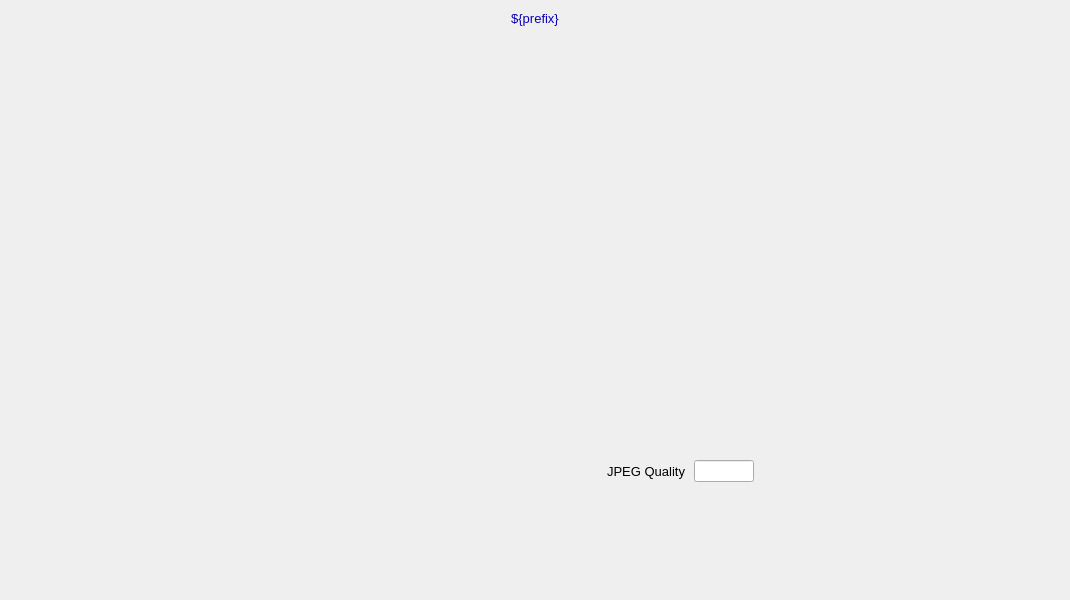
<?xml version="1.0" ?>
<ui version="4.0">
  <class>Dialog</class>
  <widget class="QWidget" name="screen">
    <property name="geometry">
      <rect>
        <x>164</x>
        <y>158</y>
        <width>1070</width>
        <height>600</height>
      </rect>
    </property>
    <property name="styleSheet">
      <string notr="true">QWidget#screen {
  color: rgb(0, 0, 0);
  background-color: rgb(187, 187, 187);
  }</string>
    </property>
    <property name="windowTitle">
      <string>NDFileJPEG</string>
    </property>
    <widget class="PyDMDrawingRectangle" name="rectangle">
      <property name="geometry">
        <rect>
          <x>0</x>
          <y>5</y>
          <width>1070</width>
          <height>26</height>
        </rect>
      </property>
      <property name="brush" stdset="0">
        <brush brushstyle="SolidPattern">
          <color alpha="255">
            <red>218</red>
            <green>218</green>
            <blue>218</blue>
          </color>
        </brush>
      </property>
      <property name="penStyle" stdset="0">
        <enum>Qt::SolidLine</enum>
      </property>
      <property name="penColor" stdset="0">
        <color>
          <red>218</red>
          <green>218</green>
          <blue>218</blue>
        </color>
      </property>
      <property name="penWidth" stdset="0">
        <double>0</double>
      </property>
      <property name="penCapStyle" stdset="0">
        <enum>Qt::FlatCap</enum>
      </property>
      <property name="toolTip">
        <string>rectangle</string>
      </property>
    </widget>
    <widget class="QLabel" name="text">
      <property name="geometry">
        <rect>
          <x>0</x>
          <y>6</y>
          <width>1070</width>
          <height>25</height>
        </rect>
      </property>
      <property name="text">
        <string>${prefix}</string>
      </property>
      <property name="font" stdset="0">
        <font>
          <pointsize>10</pointsize>
        </font>
      </property>
      <property name="brush" stdset="0">
        <brush brushstyle="SolidPattern">
          <color alpha="255">
            <red>10</red>
            <green>0</green>
            <blue>184</blue>
          </color>
        </brush>
      </property>
      <property name="toolTip">
        <string>text</string>
      </property>
      <property name="alignment">
        <set>Qt::AlignCenter</set>
      </property>
      <property name="styleSheet">
        <string notr="true">QLabel#text {
  color: rgb(10, 0, 184);
  }</string>
      </property>
    </widget>
    <widget class="PyDMEmbeddedDisplay" name="composite">
      <property name="geometry">
        <rect>
          <x>5</x>
          <y>40</y>
          <width>380</width>
          <height>555</height>
        </rect>
      </property>
      <property name="toolTip">
        <string>composite</string>
      </property>
      <property name="filename" stdset="0">
        <string>PluginBase_V35.ui</string>
      </property>
    </widget>
    <widget class="QLabel" name="text_1">
      <property name="geometry">
        <rect>
          <x>565</x>
          <y>461</y>
          <width>120</width>
          <height>20</height>
        </rect>
      </property>
      <property name="text">
        <string>JPEG Quality</string>
      </property>
      <property name="font" stdset="0">
        <font>
          <pointsize>10</pointsize>
        </font>
      </property>
      <property name="brush" stdset="0">
        <brush brushstyle="SolidPattern">
          <color alpha="255">
            <red>0</red>
            <green>0</green>
            <blue>0</blue>
          </color>
        </brush>
      </property>
      <property name="toolTip">
        <string>text_1</string>
      </property>
      <property name="alignment">
        <set>Qt::AlignRight|Qt::AlignTrailing|Qt::AlignVCenter</set>
      </property>
      <property name="styleSheet">
        <string notr="true">QLabel#text_1 {
  color: rgb(0, 0, 0);
  }</string>
      </property>
    </widget>
    <widget class="PyDMLineEdit" name="text_entry">
      <property name="geometry">
        <rect>
          <x>694</x>
          <y>460</y>
          <width>60</width>
          <height>22</height>
        </rect>
      </property>
      <property name="channel" stdset="0">
        <string>ca://${prefix}JPEGQuality</string>
      </property>
      <property name="toolTip">
        <string>${prefix}JPEGQuality</string>
      </property>
      <property name="font" stdset="0">
        <font>
          <pointsize>10</pointsize>
        </font>
      </property>
      <property name="styleSheet">
        <string notr="true">PyDMLineEdit#text_entry {
  color: rgb(0, 0, 0);
  background-color: rgb(115, 223, 255);
  border: 1px solid black;
  margin: 0px;
  padding: 0px;
  spacing: 0px;
  }</string>
      </property>
    </widget>
    <widget class="PyDMLabel" name="text_update">
      <property name="geometry">
        <rect>
          <x>759</x>
          <y>462</y>
          <width>80</width>
          <height>18</height>
        </rect>
      </property>
      <property name="toolTip">
        <string>PV: ${prefix}JPEGQuality_RBV</string>
      </property>
      <property name="channel" stdset="0">
        <string>ca://${prefix}JPEGQuality_RBV</string>
      </property>
      <property name="font" stdset="0">
        <font>
          <pointsize>10</pointsize>
        </font>
      </property>
      <property name="alignment">
        <set>Qt::AlignLeading|Qt::AlignLeft|Qt::AlignVCenter</set>
      </property>
      <property name="textInteractionFlags">
        <set>Qt::TextSelectableByKeyboard|Qt::TextSelectableByMouse</set>
      </property>
      <property name="styleSheet">
        <string notr="true">PyDMLabel#text_update {
  color: rgb(10, 0, 184);
  background-color: rgb(187, 187, 187);
  }</string>
      </property>
    </widget>
    <widget class="PyDMEmbeddedDisplay" name="composite_1">
      <property name="geometry">
        <rect>
          <x>390</x>
          <y>40</y>
          <width>675</width>
          <height>405</height>
        </rect>
      </property>
      <property name="toolTip">
        <string>composite_1</string>
      </property>
      <property name="filename" stdset="0">
        <string>FileBase_V35.ui</string>
      </property>
    </widget>
  </widget>
  <customwidgets>
    <customwidget>
      <class>PyDMDrawingRectangle</class>
      <extends>QWidget</extends>
      <header>pydm.widgets.drawing</header>
    </customwidget>
    <customwidget>
      <class>PyDMLabel</class>
      <extends>QLabel</extends>
      <header>pydm.widgets.label</header>
    </customwidget>
    <customwidget>
      <class>PyDMEmbeddedDisplay</class>
      <extends>QFrame</extends>
      <header>pydm.widgets.embedded_display</header>
    </customwidget>
    <customwidget>
      <class>PyDMLineEdit</class>
      <extends>QLineEdit</extends>
      <header>pydm.widgets.line_edit</header>
    </customwidget>
  </customwidgets>
</ui>
